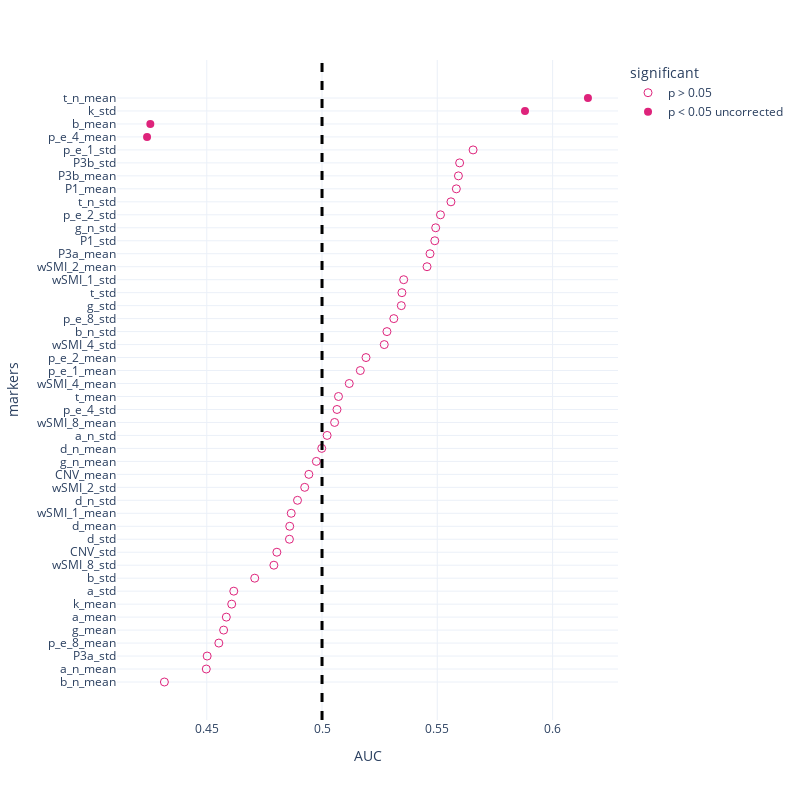

The notebook cell this image was saved under:
### Code cell
segment_mind_roc = pd.read_csv('Data/univariate_roc_mind_segment.csv')
fig = px.scatter(segment_mind_roc.sort_values(by = 'AUC'),x = 'AUC', y = 'markers', template = "plotly_white", symbol = 'significant', 
                 symbol_sequence = ['circle-open','circle','hexagram' ],
#                  color = 'significant',
                 color_discrete_sequence = [pink, green,orange, pink], 
                 
                 category_orders = {'significant': ['p > 0.05','p < 0.05 uncorrected', 'p < 0.05 FDR corrected']})
fig.add_vline(x=0.5, line_width=3, line_dash="dash", line_color="black")
fig.update_traces(marker=dict(size = 8))

fig.update_layout(
    autosize=False,
    width=800,
    height=800,
    yaxis = {
            'showticklabels': True,
            'tickmode': 'linear',
        }
    
)
fig.show()
pio.write_json(fig, 'Figs/univariate_roc_mw_segment.plotly')
# fig.write_image('Figs/univariate_roc_mw_segment.png')

### Figure 1 — Plotly figure (JSON) as saved in the notebook; plotly's stock layout.template omitted (floating-point values rounded to 4 significant figures)
{"data": [{"hovertemplate": "significant=p > 0.05<br>AUC=%{x}<br>markers=%{y}<extra></extra>", "legendgroup": "p > 0.05", "marker": {"color": "#DE237B", "size": 8, "symbol": "circle-open"}, "mode": "markers", "name": "p > 0.05", "orientation": "h", "showlegend": true, "type": "scatter", "x": [0.4316, 0.4498, 0.4502, 0.4552, 0.4573, 0.4585, 0.4608, 0.4617, 0.4708, 0.4791, 0.4804, 0.4859, 0.486, 0.4866, 0.4894, 0.4925, 0.4943, 0.4975, 0.4999, 0.5022, 0.5054, 0.5065, 0.5071, 0.5118, 0.5166, 0.5191, 0.527, 0.5282, 0.5311, 0.5344, 0.5346, 0.5354, 0.5455, 0.5468, 0.5489, 0.5493, 0.5514, 0.5559, 0.5583, 0.5592, 0.5597, 0.5655], "xaxis": "x", "y": ["b_n_mean", "a_n_mean", "P3a_std", "p_e_8_mean", "g_mean", "a_mean", "k_mean", "a_std", "b_std", "wSMI_8_std", "CNV_std", "d_std", "d_mean", "wSMI_1_mean", "d_n_std", "wSMI_2_std", "CNV_mean", "g_n_mean", "d_n_mean", "a_n_std", "wSMI_8_mean", "p_e_4_std", "t_mean", "wSMI_4_mean", "p_e_1_mean", "p_e_2_mean", "wSMI_4_std", "b_n_std", "p_e_8_std", "g_std", "t_std", "wSMI_1_std", "wSMI_2_mean", "P3a_mean", "P1_std", "g_n_std", "p_e_2_std", "t_n_std", "P1_mean", "P3b_mean", "P3b_std", "p_e_1_std"], "yaxis": "y"}, {"hovertemplate": "significant=p < 0.05 uncorrected<br>AUC=%{x}<br>markers=%{y}<extra></extra>", "legendgroup": "p < 0.05 uncorrected", "marker": {"color": "#DE237B", "size": 8, "symbol": "circle"}, "mode": "markers", "name": "p < 0.05 uncorrected", "orientation": "h", "showlegend": true, "type": "scatter", "x": [0.4241, 0.4255, 0.588, 0.6153], "xaxis": "x", "y": ["p_e_4_mean", "b_mean", "k_std", "t_n_mean"], "yaxis": "y"}], "layout": {"autosize": false, "height": 800, "legend": {"title": {"text": "significant"}, "tracegroupgap": 0}, "margin": {"t": 60}, "shapes": [{"line": {"color": "black", "dash": "dash", "width": 3}, "type": "line", "x0": 0.5, "x1": 0.5, "xref": "x", "y0": 0, "y1": 1, "yref": "y domain"}], "width": 800, "xaxis": {"anchor": "y", "autorange": true, "domain": [0, 1], "range": [0.4109, 0.6285], "title": {"text": "AUC"}, "type": "linear"}, "yaxis": {"anchor": "x", "autorange": true, "domain": [0, 1], "range": [-2.928, 47.93], "showticklabels": true, "tickmode": "linear", "title": {"text": "markers"}, "type": "category"}}}
